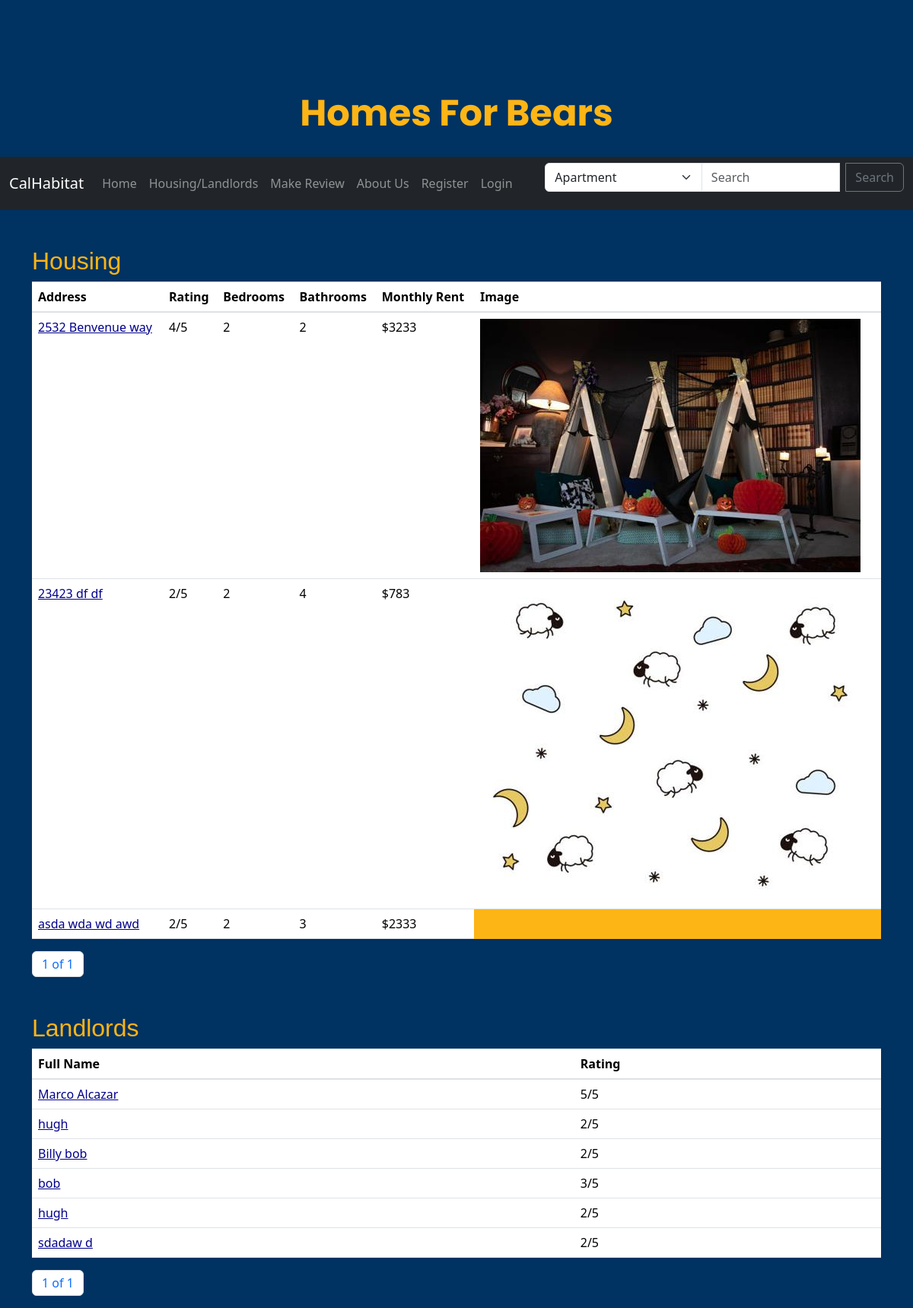
The app's page /apartmentss/?landlord_page=2, older data.
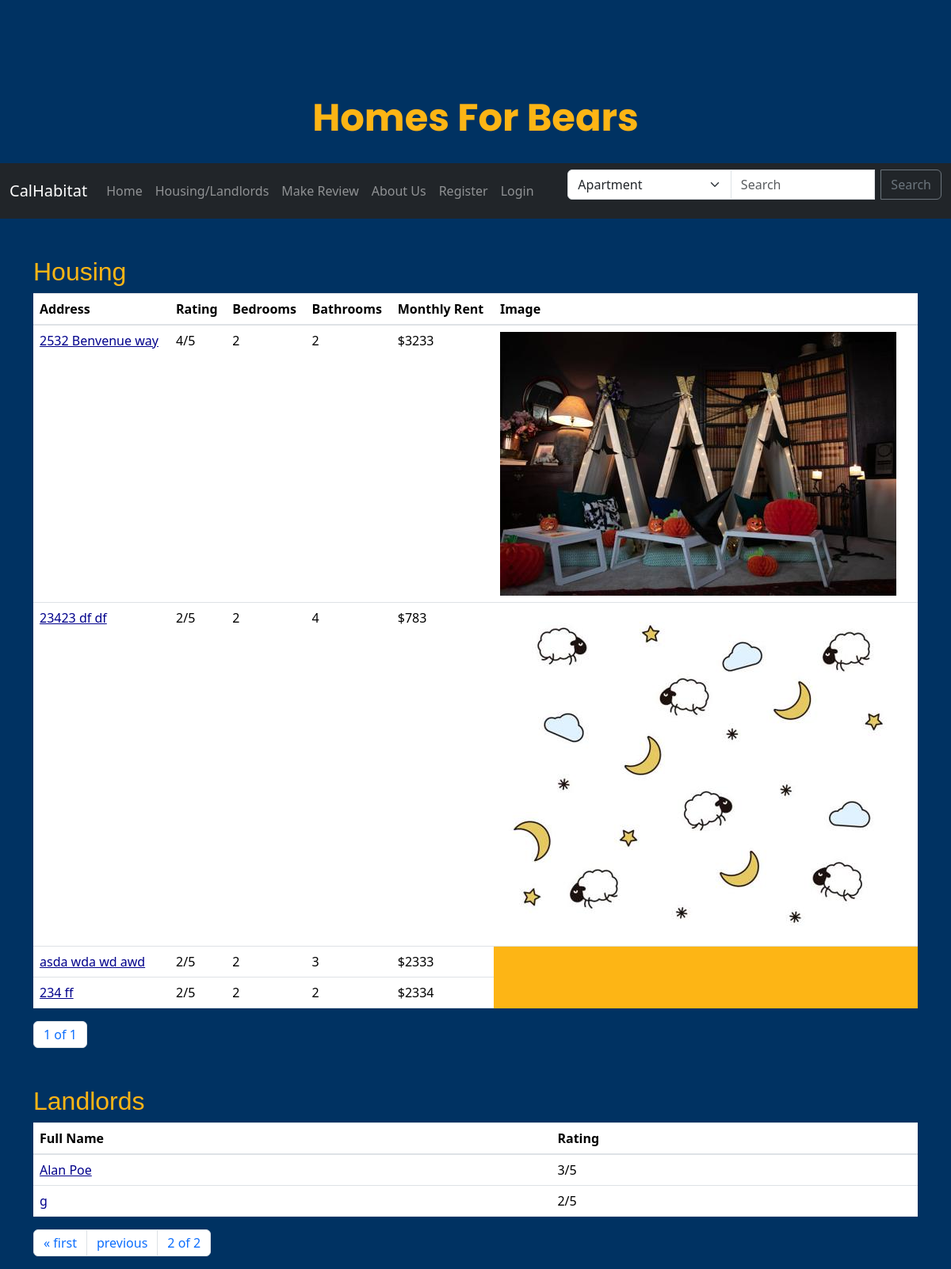
The same page, newer data.
### myapp/models.py (models this page shows, shortened)
class Housing(models.Model):
    Address = models.CharField(max_length=50)
    Bedrooms = models.IntegerField(default="", validators=[MinValueValidator(1), MaxValueValidator(25)])
    Bathrooms = models.IntegerField(default="", validators=[MinValueValidator(1), MaxValueValidator(25)])
    Description = models.CharField(max_length=250, default="")
    Rating = models.IntegerField(default="", validators=[MinValueValidator(1), MaxValueValidator(5)])
    Price = models.IntegerField(default="", validators=[MinValueValidator(500), MaxValueValidator(50000)])
    LandLord = models.CharField(max_length=200, default="")
    housing_image = models.ImageField(null=True, blank=True, upload_to="images/")
    housing_image2 = models.ImageField(null=True, blank=True, upload_to="images/")
    housing_image3 = models.ImageField(null=True, blank=True, upload_to="images/")
    housing_image4 = models.ImageField(null=True, blank=True, upload_to="images/")
    housing_image5 = models.ImageField(null=True, blank=True, upload_to="images/")

class Landlord(models.Model):
    FullName= models.CharField(max_length = 60, default = "")
    Rating = models.IntegerField(default = "", validators=[MinValueValidator(1), MaxValueValidator(5)])
    Description = models.CharField(max_length = 250, default = "")

### myapp/views.py (the view)
# urls.py: path("apartmentss/", apartmentss.as_view(), name = "apartmentss"),
class apartmentss(ListView):
   template_name = 'myapp/apartmentss.html'
   context_object_name = 'apartmentss'
   model = Housing
   paginate_by = 6
   def get_context_data(self, **kwargs):
       context = super().get_context_data(**kwargs)
       apartment_queryset = Housing.objects.all()
       apartment_paginator = Paginator(apartment_queryset, self.paginate_by)
       apartment_page = self.request.GET.get('apartment_page')
       try:
           apartments = apartment_paginator.get_page(apartment_page)
       except PageNotAnInteger:
           apartments = apartment_paginator.get_page(1)
       except EmptyPage:
           apartments = apartment_paginator.get_page(apartment_paginator.num_pages)
       context['apartments'] = apartments
       landlord_queryset = Landlord.objects.all()
       landlord_paginator = Paginator(landlord_queryset, self.paginate_by)
       landlord_page = self.request.GET.get('landlord_page')
       try:
           landlords = landlord_paginator.get_page(landlord_page)
       except PageNotAnInteger:
           landlords = landlord_paginator.get_page(1)
       except EmptyPage:
           landlords = landlord_paginator.get_page(landlord_paginator.num_pages)
       context['landlords'] = landlords
       return context

### myapp/templates/myapp/apartmentss.html (shortened to what this page needs)
<link rel="stylesheet" href="https://maxcdn.bootstrapcdn.com/bootstrap/4.5.2/css/bootstrap.min.css">
<link href="https://cdn.jsdelivr.net/npm/bootstrap@5.3.2/dist/css/bootstrap.min.css" rel="stylesheet">
{% load static %}
    <center>
    <h1 class='berkeley-gold'>Homes For Bears</h1>
    {% include 'myapp/nav.html' %}
  </center>
  <div class="container mt-5">
    <h2 class="custom-heading-color">Housing</h2>
    <table class="table table-hover custom-table-color">
        <thead>
            <tr>
                <th>Address</th>
                <th>Rating</th>
                <th>Bedrooms</th>
                <th>Bathrooms</th>
                <th>Monthly Rent</th>
                <th>Image</th>
            </tr>
        </thead>
        <tbody>
            {% for house in apartments %}
            <tr>
                <td>
                    <a href="{% url 'show-house' house.id %}" class="custom-link-color">
                        {{ house.Address }}
                    </a>
                </td>
                <td>{{ house.Rating }}/5</td>
                <td>{{ house.Bedrooms }}</td>
                <td>{{ house.Bathrooms }}</td>
                <td>${{ house.Price }}</td>
                {% if house.housing_image %}
                <td><img src="{{ house.housing_image.url }}"></td>
                {% endif %}
            </tr>
            {% endfor %}
        </tbody>
    </table>
    <nav aria-label="Page navigation example">
        <ul class="pagination">
            <li class="page-item"><span class="page-link current-page">{{ apartments.number }} of {{ apartments.paginator.num_pages }}</span></li>
        </ul>
    </nav>
 </div>
 <div class="container mt-5">
    <h2 class="custom-heading-color">Landlords</h2>
    <table class="table table-hover custom-table-color">
        <thead>
            <tr>
                <th>Full Name</th>
                <th>Rating</th>
            </tr>
        </thead>
        <tbody>
            {% for landlord in landlords %}
            <tr>
                <td>
                    <a href="{% url 'show-landlord' landlord.id %}" class="custom-link-color">
                        {{ landlord.FullName }}
                    </a>
                </td>
                <td>{{ landlord.Rating }}/5</td>
            </tr>
            {% endfor %}
        </tbody>
    </table>
    <nav aria-label="Page navigation example">
        <ul class="pagination">
            {% if landlords.has_previous %}
                <li class="page-item"><a class="page-link" href="?landlord_page=1">&laquo; first</a></li>
                <li class="page-item"><a class="page-link" href="?landlord_page={{ landlords.previous_page_number }}">previous</a></li>
            {% endif %}
            <li class="page-item"><span class="page-link current-page">{{ landlords.number }} of {{ landlords.paginator.num_pages }}</span></li>
        </ul>
    </nav>
 </div>

Row changes from the older to the newer data that the page shows:
no longer on this page (row unchanged): Landlord: FullName "Marco Alcazar", Rating "5"
no longer on this page (row unchanged): Landlord: FullName "hugh", Rating "2"
no longer on this page (row unchanged): Landlord: FullName "Billy bob", Rating "2"
no longer on this page (row unchanged): Landlord: FullName "bob", Rating "3"
no longer on this page (row unchanged): Landlord: FullName "hugh", Rating "2"
no longer on this page (row unchanged): Landlord: FullName "sdadaw d", Rating "2"
added Housing: Address "234 ff", Rating "2", Bedrooms "2", Bathrooms "2", Price "2334"
added Landlord: FullName "Alan Poe", Rating "3"
added Landlord: FullName "g", Rating "2"
Text that changed along with them:
{{ landlords.number }}: "1" → "2"
{{ landlords.paginator.num_pages }}: "1" → "2"
text now shown: "« first previous"
